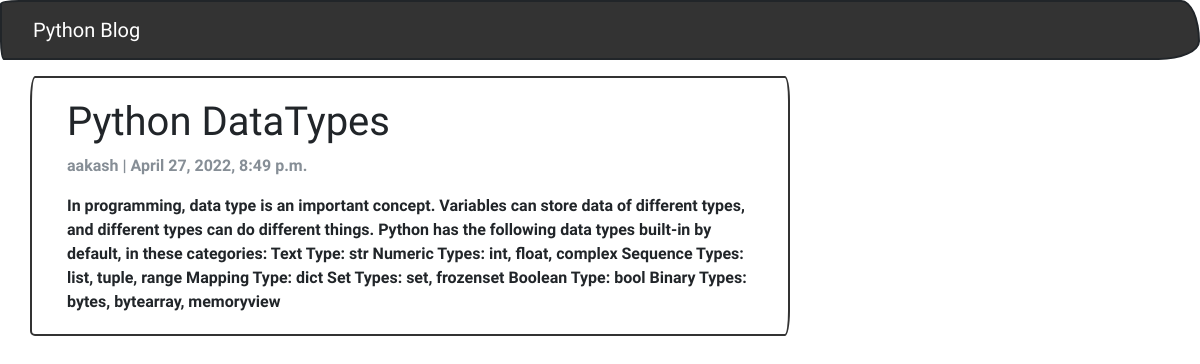
The app's page /First_lesson/ with its own data.
### blog_app/models.py (models this page shows, shortened)
class Post(models.Model):
  title =  models.CharField(max_length=200, unique=True)
  slug =   models.SlugField(max_length=200, unique=True)
  author = models.ForeignKey(User, on_delete=models.CASCADE, related_name='blog_posts')
  created_on = models.DateTimeField(auto_now_add=True)
  updated_on = models.DateTimeField(auto_now=True)
  content = models.TextField()
  status = models.IntegerField(choices=STATUS, default=0)
  class Meta:
    ordering = ['-created_on']

### blog_app/views.py (the view)
# urls.py: path('<slug:slug>/', views.DetailView.as_view(), name="post_detail"),
class DetailView(generic.DetailView):
  model = Post
  template_name = 'post_detail.html'

### blog_app/templates/post_detail.html
{% extends 'base.html' %}
{% block content %}
<div class="container">
  <div class="row">
    <div class="col-md-8 card mb-4  mt-3 left  top">
      <div class="card-body">
        <h1>{% block title %} {{ object.title }} {% endblock title %}</h1>
        <p class=" text-muted">{{ post.author }} | {{ post.created_on }}</p>
        <p class="card-text ">{{ object.content | safe }}</p>
      </div>
</div>
{% endblock content %}

### records on screen
Post: title "Python DataTypes", author "aakash", created_on "April 27, 2022, 8:49 p.m.", content "In programming, data type is an important concept. Variables can store data of different types, and different types can do different things. Python has the following data types built-in by default, in these categories: Text Type: str Numeric Types: int, float, complex Sequence Types: list, tuple, range Mapping Type: dict Set Types: set, frozenset Boolean Type: bool Binary Types: bytes, bytearray, memoryview"
